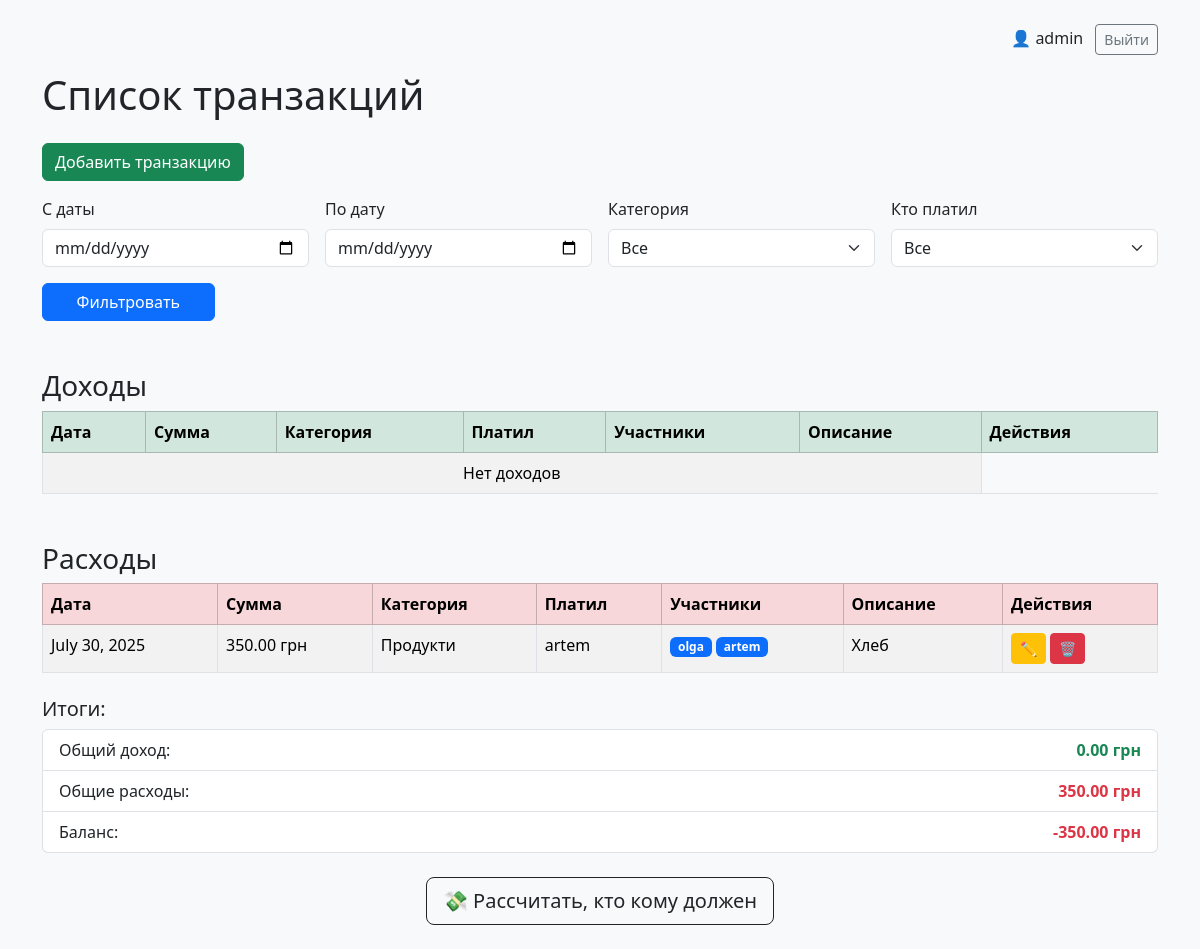
The app's page / (signed in) with its own data.
### core/models/transaction.py (models this page shows, shortened)
class Transaction(models.Model):
    amount = models.DecimalField(max_digits=10, decimal_places=2)
    date = models.DateField()
    category = models.ForeignKey(Category, on_delete=models.CASCADE)
    paid_by = models.ForeignKey(User, on_delete=models.CASCADE, related_name='payments')
    participants = models.ManyToManyField(User, related_name='involved_in')
    description = models.TextField(blank=True)
    class Meta:
        app_label = 'core'
        ordering = ['-date']

### core/models/category.py (models this page shows, shortened)
class Category(models.Model):
    name = models.CharField(max_length=100)
    type = models.CharField(max_length=7, choices=CategoryType.choices)
    created_by = models.ForeignKey(User, on_delete=models.CASCADE)
    class Meta:
        app_label = 'core'

### core/views/transaction_views.py (the view)
# urls.py: path('', transaction_list, name='transaction_list'),
@login_required
def transaction_list(request):
    all_transactions = Transaction.objects.all().order_by('-date')
    categories = Category.objects.all()
    users = User.objects.all()
    today = datetime.date.today()
    current_month = today.month
    current_year = today.year
    start_date = request.GET.get('start_date')
    end_date = request.GET.get('end_date')
    category_id = request.GET.get('category')
    paid_by = request.GET.get('paid_by')
    if not start_date and not end_date:
        all_transactions = all_transactions.filter(date__year=current_year, date__month=current_month)
    if start_date:
        all_transactions = all_transactions.filter(date__gte=start_date)
    if end_date:
        all_transactions = all_transactions.filter(date__lte=end_date)
    if category_id:
        all_transactions = all_transactions.filter(category_id=category_id)
    if paid_by:
        all_transactions = all_transactions.filter(paid_by_id=paid_by)
    incomes = all_transactions.filter(category__type=CategoryType.INCOME)
    expenses = all_transactions.filter(category__type=CategoryType.EXPENSE)
    total_income = incomes.aggregate(Sum('amount'))['amount__sum'] or 0
    total_expense = expenses.aggregate(Sum('amount'))['amount__sum'] or 0
    balance = total_income - total_expense
    context = {
        'incomes': incomes,
        'expenses': expenses,
        'categories': categories,
        'users': users,
        'start_date': start_date,
        'end_date': end_date,
        'selected_category': int(category_id) if category_id else None,
        'selected_paid_by': int(paid_by) if paid_by else None,
        'total_income': total_income,
        'total_expense': total_expense,
        'balance': balance,
    }
    return render(request, 'transactions/list.html', context)

### core/templates/transactions/list.html (shortened to what this page needs)
<!DOCTYPE html>
<html lang="ru">
<head>
    <link href="https://cdn.jsdelivr.net/npm/bootstrap@5.3.3/dist/css/bootstrap.min.css" rel="stylesheet">
</head>
<body class="bg-light">
<div class="container py-4">
     <div class="mb-3 text-end">
        {% if request.user.is_authenticated %}
            👤 {{ request.user.username }}
            <form method="post" action="{% url 'logout' %}" class="d-inline">
             <button type="submit" class="btn btn-sm btn-outline-secondary ms-2">Выйти</button>
            </form>
        {% else %}
            <a href="{% url 'login' %}" class="btn btn-sm btn-outline-primary">Войти</a>
        {% endif %}
    </div>
    <h1 class="mb-4">Список транзакций</h1>
    <a href="{% url 'transaction_create' %}" class="btn btn-success mb-3">Добавить транзакцию</a>
    <form method="get" class="row g-3 mb-4">
        <div class="col-md-3">
            <label class="form-label">С даты</label>
            <input type="date" name="start_date" class="form-control" value="{{ start_date }}">
        </div>
        <div class="col-md-3">
            <label class="form-label">По дату</label>
            <input type="date" name="end_date" class="form-control" value="{{ end_date }}">
        </div>
        <div class="col-md-3">
            <label class="form-label">Категория</label>
            <select name="category" class="form-select">
                <option value="">Все</option>
            </select>
        </div>
        <div class="col-md-3">
            <label class="form-label">Кто платил</label>
            <select name="paid_by" class="form-select">
                <option value="">Все</option>
            </select>
        </div>
        <div class="col-md-2 d-flex align-items-end">
            <button type="submit" class="btn btn-primary w-100">Фильтровать</button>
        </div>
    </form>
    <h3 class="mt-5">Доходы</h3>
    <table class="table table-bordered table-hover table-striped">
        <thead class="table-success">
        <tr>
            <th>Дата</th>
            <th>Сумма</th>
            <th>Категория</th>
            <th>Платил</th>
            <th>Участники</th>
            <th>Описание</th>
            <th>Действия</th>
        </tr>
        </thead>
        <tbody>
        {% for tx in incomes %}
            <tr>
                <td>{{ tx.date }}</td>
                <td>{{ tx.amount }} грн</td>
                <td>{{ tx.category.name }}</td>
                <td>{{ tx.paid_by.username }}</td>
                <td>
                    {% for user in tx.participants.all %}
                        <span class="badge bg-primary">{{ user.username }}</span>
                    {% endfor %}
                </td>
                <td>{{ tx.description }}</td>
                <td>
                    {% if request.user.is_staff %}
                        <a href="{% url 'transaction_update' tx.id %}" class="btn btn-sm btn-warning">✏️</a>
                        <a href="{% url 'transaction_delete' tx.id %}" class="btn btn-sm btn-danger"
                        onclick="return confirm('Вы уверены, что хотите удалить эту транзакцию?');">🗑️</a>
                    {% endif %}
                </td>
            </tr>
        {% empty %}
            <tr>
                <td colspan="6" class="text-center">Нет доходов</td>
            </tr>
        {% endfor %}
        </tbody>
    </table>
    <h3 class="mt-5">Расходы</h3>
    <table class="table table-bordered table-hover table-striped">
        <thead class="table-danger">
        <tr>
            <th>Дата</th>
            <th>Сумма</th>
            <th>Категория</th>
            <th>Платил</th>
            <th>Участники</th>
            <th>Описание</th>
            <th>Действия</th>
        </tr>
        </thead>
        <tbody>
        {% for tx in expenses %}
            <tr>
                <td>{{ tx.date }}</td>
                <td>{{ tx.amount }} грн</td>
                <td>{{ tx.category.name }}</td>
                <td>{{ tx.paid_by.username }}</td>
                <td>
                    {% for user in tx.participants.all %}
                        <span class="badge bg-primary">{{ user.username }}</span>
                    {% endfor %}
                </td>
                <td>{{ tx.description }}</td>
                               <td>
                    {% if request.user.is_staff %}
                        <a href="{% url 'transaction_update' tx.id %}" class="btn btn-sm btn-warning">✏️</a>
                        <a href="{% url 'transaction_delete' tx.id %}" class="btn btn-sm btn-danger"
                        onclick="return confirm('Вы уверены, что хотите удалить эту транзакцию?');">🗑️</a>
                    {% endif %}
                </td>
            </tr>
        {% empty %}
            <tr>
                <td colspan="6" class="text-center">Нет расходов</td>
            </tr>
        {% endfor %}
        </tbody>
    </table>
    <div class="mt-4">
        <h5>Итоги:</h5>
        <ul class="list-group">
            <li class="list-group-item d-flex justify-content-between">
                <span>Общий доход:</span>
                <strong class="text-success">{{ total_income|floatformat:2 }} грн</strong>
            </li>
            <li class="list-group-item d-flex justify-content-between">
                <span>Общие расходы:</span>
                <strong class="text-danger">{{ total_expense|floatformat:2 }} грн</strong>
            </li>
            <li class="list-group-item d-flex justify-content-between">
                <span>Баланс:</span>
                <strong class="{% if balance >= 0 %}text-success{% else %}text-danger{% endif %}">
                    {{ balance|floatformat:2 }} грн
                </strong>
            </li>
        </ul>
    </div>
    <div class="mt-4 text-center">
        <a href="{% url 'debt_result' %}" class="btn btn-outline-dark btn-lg">
            💸 Рассчитать, кто кому должен
        </a>
    </div>
</div>
</body>
</html>

### records on screen
Transaction: date "July 30, 2025", amount "350.00", category.name "Продукти", paid_by.username "artem", description "Хлеб"

### other values on screen
{{ request.user.username }} "admin"
{{ user.username }} "olga"
{{ user.username }} "artem"
{{ total_income|floatformat:2 }} "0.00"
{{ total_expense|floatformat:2 }} "350.00"
{{ balance|floatformat:2 }} "-350.00"
